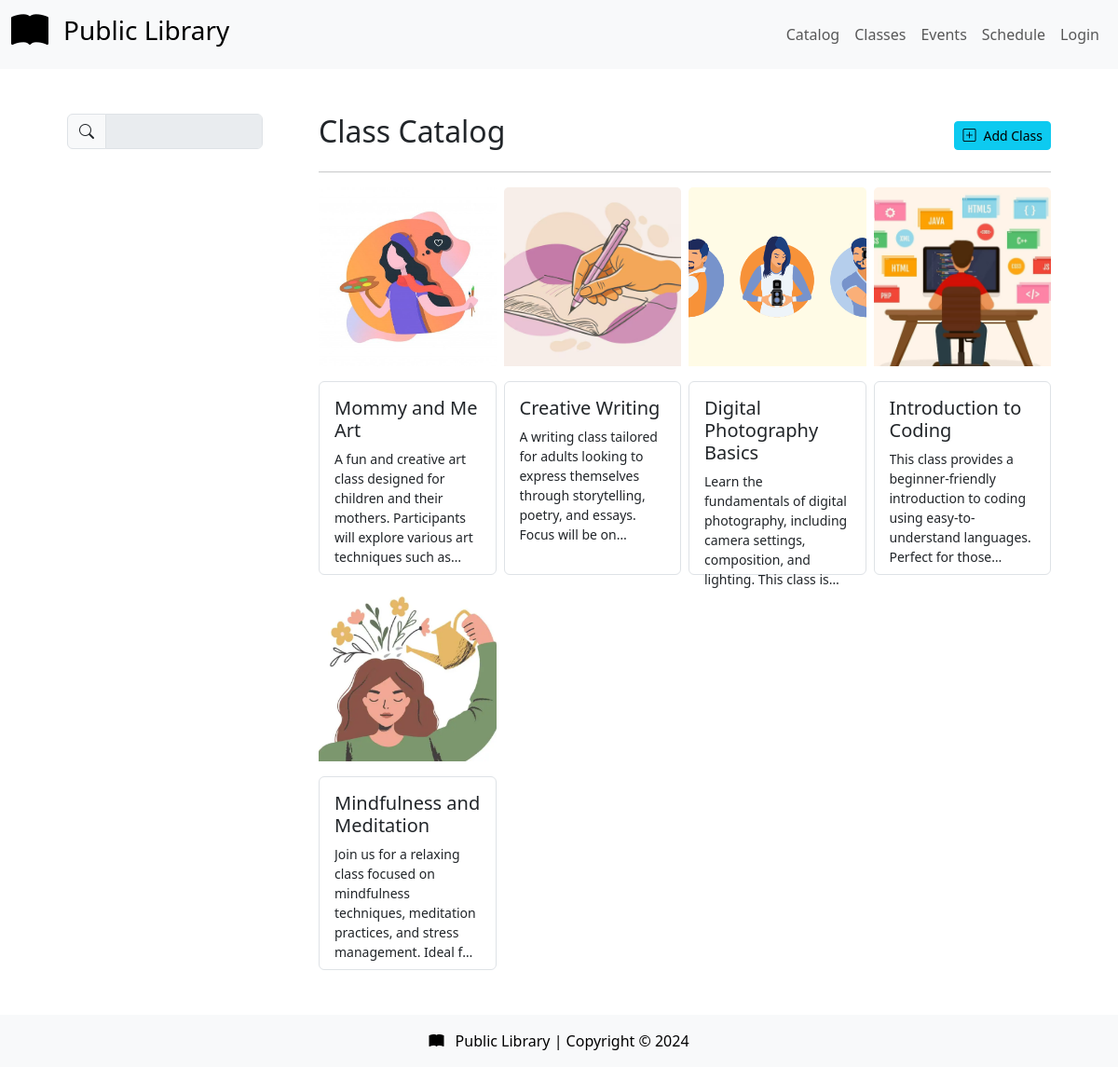
Page /views/pages/view-classes.php on the committed database.
### tables this page shows
CREATE TABLE LIB_CLASS (
    ClassID TINYINT AUTO_INCREMENT PRIMARY KEY,
    Title VARCHAR(255) NOT NULL,
    Description TEXT NOT NULL,
    DurationMins TINYINT,
    ImagePath VARCHAR(255)
);

### views/pages/view-classes.php (the view, shortened to what this page needs)
<?php include_once '../partials/head.php'; ?>
<?php include_once '../partials/navbar.php'; ?>
<main class="my-5">
    <div class="container-fluid">
        <div class="row justify-content-between mx-5">
            <aside class="col-lg-3 pe-5">
                <div class="offcanvas-lg offcanvas-start" tabindex="-1" id="offcanvasResponsive" aria-labelledby="offcanvasResponsiveLabel">
                    <div class="offcanvas-body">
                        <div class="input-group flex-nowrap">
                            <span class="input-group-text" id="addon-wrapping"><i class="bi bi-search"></i></span>
                            <input disabled type="text" name="search" class="form-control" aria-label="Search" aria-describedby="addon-wrapping">
                        </div>
                    </div>
                </div>
            </aside>
            <section class="col-12 col-lg-9">
                <div class="d-flex justify-content-between align-items-center">
                    <h2>Class Catalog</h2>
                    <div>
                        <a class="btn btn-sm btn-info" href="#" disabled>
                            <i class="bi bi-plus-square pe-2"></i>Add Class
                        </a>
                    </div>
                </div>
                <hr>
                <div class="row row-cols-1 row-cols-md-3 row-cols-xl-4 g-2">
                    <?php
                    $conn = connect();
                    $query = <<<_END
                        SELECT *
                        FROM LIB_CLASS
                    _END;
                    $result = $conn->query($query);
                    $rows = $result->num_rows;
                    for($i = 0; $i < $rows; ++$i) {
                        $result->data_seek($i);
                        $row = $result->fetch_array(MYSQLI_ASSOC);
                        $img = ($row['ImagePath'] ?? 'ImageDirectory/default-image.jpg');
                        echo <<<_END
                        <div class="col">
                            <div class="card border-0">
                                <img src="../../$img" class="card-img-top class-item-img mb-3" alt="...">
                                <div class="card-body border rounded" style="height:13rem">
                                    <h5 class="card-title mb-2">$row[Title]</h5>
                                    <p class="card-text small text-truncate-multiline">$row[Description]</p>
                                </div>
                                <a class="stretched-link" href="view-class.php?classId=$row[ClassID]"></a>
                            </div>
                        </div>
                        _END;
                    }
                    ?>
                </div>
            </section>
        </div>
    </div>
</main>
<?php include_once '../partials/footer.php'; ?>

### styles.css (style rules this page uses)
.text-truncate-multiline { display: -webkit-box; -webkit-box-orient: vertical; overflow: hidden; text-overflow: ellipsis; -webkit-line-clamp: 6; height: calc(1.5em * 6); }
.class-item-img, .event-item-img { height: 12rem; object-fit: cover; }

### rows in the picture
lib_class: ImagePath (picture), Title "Mommy and Me Art", Description "A fun and creative art class designed for children and their mothers. Participants will explore various art techniques such…"
lib_class: ImagePath (picture), Title "Creative Writing", Description "A writing class tailored for adults looking to express themselves through storytelling, poetry, and essays. Focus will be…"
lib_class: ImagePath (picture), Title "Digital Photography Basics", Description "Learn the fundamentals of digital photography, including camera settings, composition, and lighting. This class…"
lib_class: ImagePath (picture), Title "Introduction to Coding", Description "This class provides a beginner-friendly introduction to coding using easy-to-understand languages. Perfect for…"
lib_class: ImagePath (picture), Title "Mindfulness and Meditation", Description "Join us for a relaxing class focused on mindfulness techniques, meditation practices, and stress management. Ideal…"

### other values in the picture
$authLang "Login"
